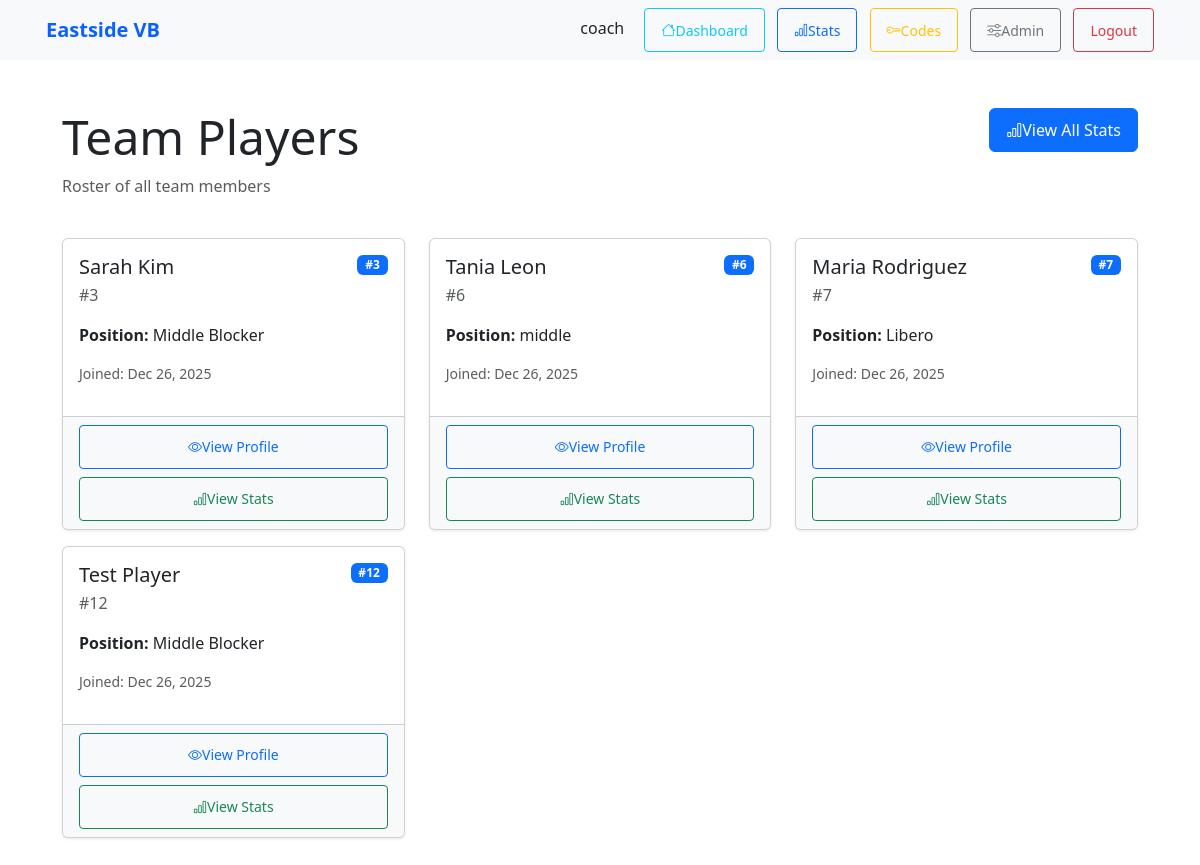
The app's page / (signed in) with its own data.
### team/models.py (models this page shows, shortened)
class Player(models.Model):
    first_name = models.CharField(max_length=50)
    last_name = models.CharField(max_length=50)
    number = models.PositiveSmallIntegerField(null=True, blank=True)
    position = models.CharField(max_length=50, blank=True)
    created_at = models.DateTimeField(default=timezone.now)
    class Meta:
        ordering = ["number", "last_name", "first_name"]

### team/views.py (the view)
# urls.py: path("", PlayerListView.as_view(), name="player-list"),
class PlayerListView(ListView):
    model = Player
    template_name = "team/player_list.html"
    context_object_name = "players"
    def dispatch(self, request, *args, **kwargs):
        if not request.user.is_authenticated:
            return redirect('login')
        if not (request.user.is_staff or request.user.is_superuser):
            messages.error(request, "You don't have permission to view the player list.")
            return redirect('team:player_dashboard')
        return super().dispatch(request, *args, **kwargs)

### team/templates/team/player_list.html (shortened to what this page needs)
{% extends "base.html" %}
{% block content %}
<div class="container mt-4">
    <div class="row mb-4">
        <div class="col-md-8">
            <h1 class="display-5">Team Players</h1>
            <p class="text-muted">Roster of all team members</p>
        </div>
        <div class="col-md-4 text-end">
            <a href="{% url 'team:player_stats_list' %}" class="btn btn-primary">
                <i class="bi bi-bar-chart"></i> View All Stats
            </a>
        </div>
    </div>
    {% if players %}
        <div class="row">
            {% for player in players %}
                <div class="col-md-6 col-lg-4 mb-3">
                    <div class="card h-100 player-card">
                        <div class="card-body">
                            <div class="d-flex justify-content-between align-items-start mb-3">
                                <div>
                                    <h5 class="card-title mb-1">
                                        {{ player.first_name }} {{ player.last_name }}
                                    </h5>
                                    {% if player.number %}
                                        <p class="card-text text-muted">
                                             #{{ player.number }}
                                        </p>
                                    {% endif %}
                                </div>
                                {% if player.number %}
                                    <span class="badge bg-primary">#{{ player.number }}</span>
                                {% endif %}
                            </div>
                            {% if player.position %}
                                <p class="card-text mb-3">
                                    <strong>Position:</strong> {{ player.position }}
                                </p>
                            {% endif %}
                            <p class="card-text text-muted small mb-3">
                                Joined: {{ player.created_at|date:"M d, Y" }}
                            </p>
                        </div>
                        <div class="card-footer bg-light">
                            <div class="d-grid gap-2">
                                <a href="{% url 'team:player-detail' player.pk %}" class="btn btn-sm btn-outline-primary">
                                    <i class="bi bi-eye"></i> View Profile
                                </a>
                                <a href="{% url 'team:player_stats_view' player.pk %}" class="btn btn-sm btn-outline-success">
                                    <i class="bi bi-bar-chart"></i> View Stats
                                </a>
                            </div>
                        </div>
                    </div>
                </div>
            {% endfor %}
        </div>
    {% else %}
        <div class="alert alert-info">
            <i class="bi bi-info-circle"></i> No players found yet.
        </div>
    {% endif %}
</div>
{% endblock %}

### team/templates/base.html (shortened to what this page needs)
<!doctype html>
<html lang="en">
  <head>
    {% load static %}
    <link href="https://cdn.jsdelivr.net/npm/bootstrap@5.3.2/dist/css/bootstrap.min.css" rel="stylesheet">
    <link rel="stylesheet" href="https://cdn.jsdelivr.net/npm/bootstrap-icons@1.11.0/font/bootstrap-icons.css">
    <link rel="stylesheet" href="{% static 'team/css/players.css' %}">
  </head>
  <body>
    <nav class="navbar navbar-expand-lg navbar-light bg-light">
      <div class="container">
        {% block brand %}
        <span class="navbar-brand navbar-brand-static">Eastside VB</span>
        {% endblock %}
        <div class="ms-auto">
          {% if user.is_authenticated %}
            <span class="me-3">{{ user.username }}</span>
            <a class="btn btn-sm btn-outline-info me-2" href="{% url 'team:player_dashboard' %}" title="My Dashboard">
              <i class="bi bi-house"></i> Dashboard
            </a>
            {% if user.is_staff %}
              <a class="btn btn-sm btn-outline-primary me-2" href="{% url 'team:player_stats_list' %}" title="View Team Stats">
                <i class="bi bi-bar-chart"></i> Stats
              </a>
              <a class="btn btn-sm btn-outline-warning me-2" href="{% url 'team:coach_codes' %}" title="Generate Access Codes">
                <i class="bi bi-key"></i> Codes
              </a>
              <a class="btn btn-sm btn-outline-secondary me-2" href="/admin/">
                <i class="bi bi-sliders"></i> Admin
              </a>
            {% endif %}
            <form method="post" action="{% url 'logout' %}" style="display:inline;">
              <button class="btn btn-sm btn-outline-danger" type="submit">Logout</button>
            </form>
          {% else %}
            <a class="btn btn-sm btn-outline-primary me-2" href="/signup/">Sign up</a>
            <a class="btn btn-sm btn-outline-success" href="/accounts/login/">Login</a>
          {% endif %}
        </div>
      </div>
    </nav>
    <main class="container py-4">
      {% block content %}{% endblock %}
    </main>
  </body>
</html>

### team/static/team/css/players.css (style rules this page uses)
.navbar-brand-static { cursor: default; pointer-events: none; color: #0b61ff; text-decoration: none; font-weight: 600; }

### team/templates/base.html (style rules this page uses)
.navbar-brand-static { cursor: default; pointer-events: none; color: #0b61ff; text-decoration: none; font-weight: 600; }
body { -webkit-font-smoothing: antialiased; -webkit-touch-callout: none; }
.btn { min-height: 44px; min-width: 44px; display: inline-flex; align-items: center; justify-content: center; padding: 0.5rem 1rem; }

### team/templates/team/player_list.html (style rules this page uses)
.player-card { transition: transform 0.2s; box-shadow: 0 1px 3px rgba(0, 0, 0, 0.1); }

### records on screen
Player: first_name "Sarah", last_name "Kim", number "3", position "Middle Blocker", created_at "Dec 26, 2025"
Player: first_name "Tania", last_name "Leon", number "6", position "middle", created_at "Dec 26, 2025"
Player: first_name "Maria", last_name "Rodriguez", number "7", position "Libero", created_at "Dec 26, 2025"
Player: first_name "Test", last_name "Player", number "12", position "Middle Blocker", created_at "Dec 26, 2025"

### other values on screen
{{ user.username }} "coach"
